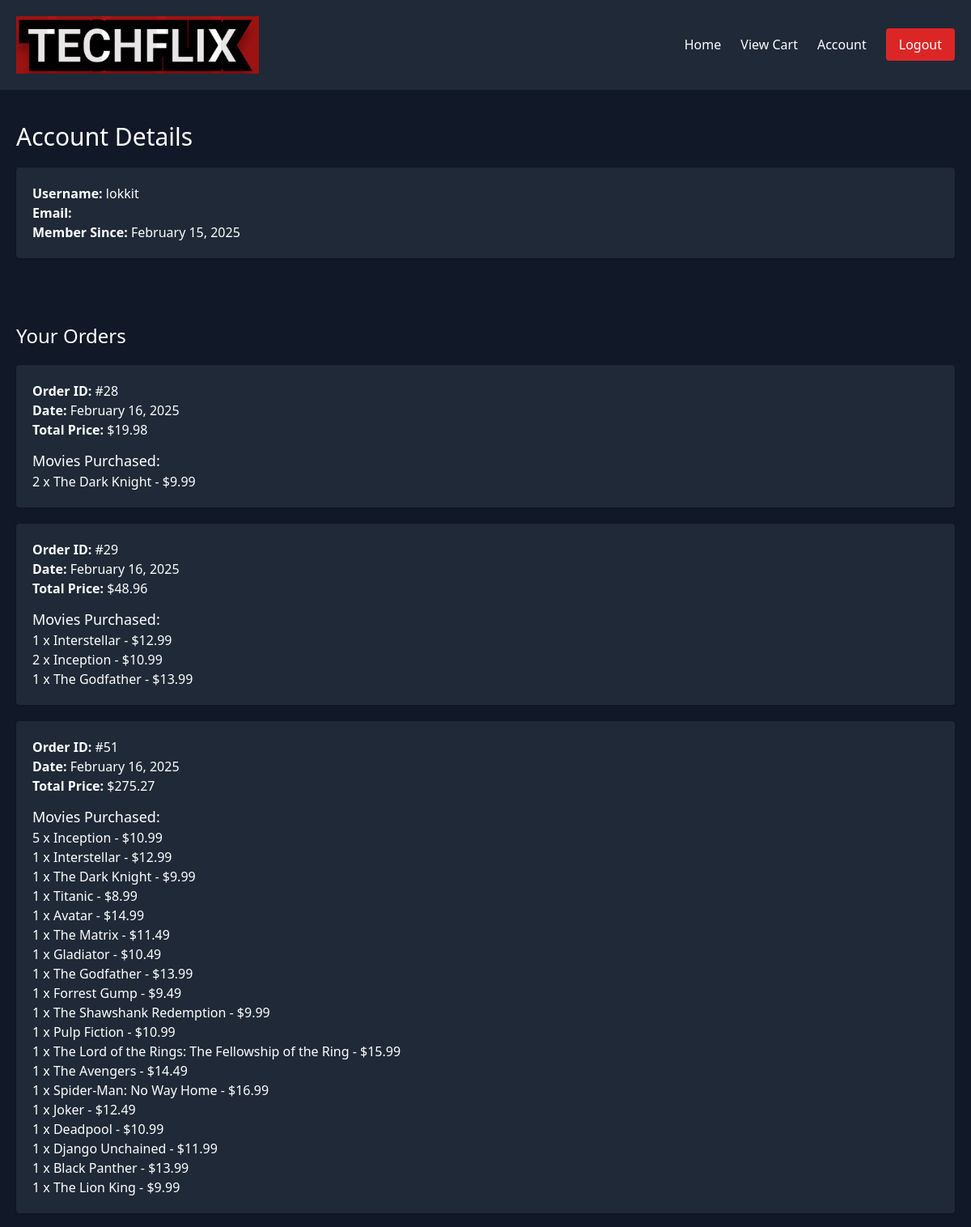
The page /movies/account/ (signed in, upper part) on the database its author committed.
### movies/models.py (models this page shows, shortened)
class Order(models.Model):
    user = models.ForeignKey(User, on_delete=models.CASCADE)
    created_at = models.DateTimeField(auto_now_add=True)
    total_price = models.DecimalField(max_digits=8, decimal_places=2, default=0.00)  # ✅ Ensure this field exists

class OrderItem(models.Model):
    order = models.ForeignKey(Order, related_name= "order_items", on_delete=models.CASCADE)
    movie = models.ForeignKey(Movie, on_delete=models.CASCADE)
    quantity = models.PositiveIntegerField(default=1)

class Movie(models.Model):
    title = models.CharField(max_length=255)
    description = models.TextField()
    price = models.DecimalField(max_digits=6, decimal_places=2)
    image = models.ImageField(upload_to='movies/')

### movies/views.py (the view)
# urls.py: path('account/', account_page, name='account'),
@login_required
def account_page(request):
    user_orders = Order.objects.filter(user=request.user).prefetch_related("order_items__movie")
    return render(request, "movies/account.html", {
        "user": request.user,
        "orders": user_orders
    })

### templates/movies/account.html (shortened to what this page needs)
{% load static %}
<!DOCTYPE html>
<html lang="en">
<head>
    <link href="https://cdn.jsdelivr.net/npm/tailwindcss@2.2.19/dist/tailwind.min.css" rel="stylesheet">
</head>
<body class="text-white bg-gray-900">
    <header class="p-5 flex justify-between items-center bg-gray-800">
        <img src="{% static 'movies/images/Techflix_logo.png' %}" height="100" alt="Techflix Logo" width="300">
        <div class="flex justify-center space-x-6 items-center">
            <span><a href="{% url 'index' %}" class="hover:text-red-400">Home</a></span>
            <span><a href="{% url 'view_cart' %}" class="hover:text-red-400">View Cart</a></span>
            <span><a href="{% url 'account' %}" class="hover:text-red-400">Account</a></span>
            <form action="{% url 'logout' %}" method="POST">
                <button type="submit" class="bg-red-600 text-white px-4 py-2 rounded hover:bg-red-500">Logout</button>
            </form>
        </div>
    </header>
    <section class="py-10 px-5">
        <h1 class="text-3xl mb-5">Account Details</h1>
        <div class="bg-gray-800 p-5 rounded shadow">
            <p><strong>Username:</strong> {{ user.username }}</p>
            <p><strong>Email:</strong> {{ user.email }}</p>
            <p><strong>Member Since:</strong> {{ user.date_joined|date:"F d, Y" }}</p>
        </div>
    </section>
    <section class="py-10 px-5">
        <h2 class="text-2xl mb-5">Your Orders</h2>
        {% if orders %}
            <div class="space-y-5">
                {% for order in orders %}
                    <div class="bg-gray-800 p-5 rounded shadow">
                        <p><strong>Order ID:</strong> #{{ order.id }}</p>
                        <p><strong>Date:</strong> {{ order.created_at|date:"F d, Y" }}</p>
                        <p><strong>Total Price:</strong> ${{ order.total_price }}</p>
                        <h3 class="text-lg mt-3">Movies Purchased:</h4>
        <ul>
            {% for item in order.order_items.all %}
            <li>{{ item.quantity }} x {{ item.movie.title }} - ${{ item.movie.price }}</li>
            {% endfor %}
        </ul>
                    </div>
                {% endfor %}
            </div>
        {% else %}
            <p class="text-gray-400">You haven't placed any orders yet.</p>
        {% endif %}
    </section>
</body>
</html>

### rows shown on the page
Order: id "28", created_at "February 16, 2025", total_price "19.98"
OrderItem: quantity "2", movie "The Dark Knight", movie.price "9.99"
Order: id "29", created_at "February 16, 2025", total_price "48.96"
OrderItem: quantity "1", movie "Interstellar", movie.price "12.99"
OrderItem: quantity "2", movie "Inception", movie.price "10.99"
OrderItem: quantity "1", movie "The Godfather", movie.price "13.99"
Order: id "51", created_at "February 16, 2025", total_price "275.27"
OrderItem: quantity "5", movie "Inception", movie.price "10.99"
OrderItem: quantity "1", movie "Interstellar", movie.price "12.99"
OrderItem: quantity "1", movie "The Dark Knight", movie.price "9.99"
OrderItem: quantity "1", movie "Titanic", movie.price "8.99"
OrderItem: quantity "1", movie "Avatar", movie.price "14.99"
OrderItem: quantity "1", movie "The Matrix", movie.price "11.49"
OrderItem: quantity "1", movie "Gladiator", movie.price "10.49"
OrderItem: quantity "1", movie "The Godfather", movie.price "13.99"
OrderItem: quantity "1", movie "Forrest Gump", movie.price "9.49"
OrderItem: quantity "1", movie "The Shawshank Redemption", movie.price "9.99"
OrderItem: quantity "1", movie "Pulp Fiction", movie.price "10.99"
OrderItem: quantity "1", movie "The Lord of the Rings: The Fellowship of the Ring", movie.price "15.99"
OrderItem: quantity "1", movie "The Avengers", movie.price "14.49"
OrderItem: quantity "1", movie "Spider-Man: No Way Home", movie.price "16.99"
OrderItem: quantity "1", movie "Joker", movie.price "12.49"
OrderItem: quantity "1", movie "Deadpool", movie.price "10.99"
OrderItem: quantity "1", movie "Django Unchained", movie.price "11.99"
OrderItem: quantity "1", movie "Black Panther", movie.price "13.99"
OrderItem: quantity "1", movie "The Lion King", movie.price "9.99"

### other values the page prints
{{ user.username }} "lokkit"
{{ user.date_joined|date:"F d, Y" }} "February 15, 2025"
